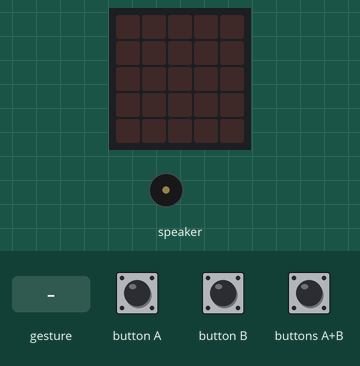
Bench run of a program on a simulated Calliope mini (MakeCode). On the bench: the board's 5×5 LED display, buzzer (waves = sounding). Inputs (shaded band) come from the test bench. A tilt is held for 1.5 s and a shake lasts 1 s, then the board lies face up again.

Above: at 1.2 s.
1.3 s: gesture 'shake'
At 2.1 s:
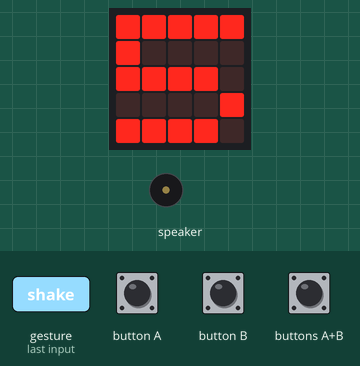
4.3 s: buttons A+B pressed for 0.15 s
At 6.2 s:
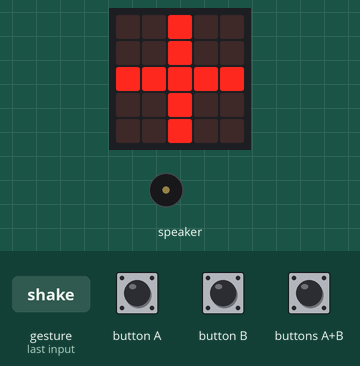
7.4 s: button B pressed for 0.15 s
At 7.9 s:
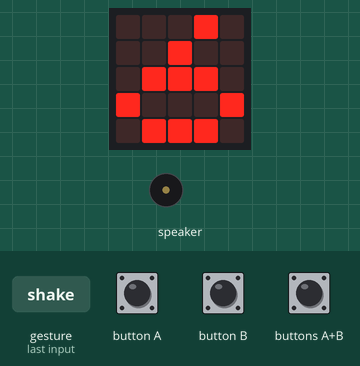
9.0 s: gesture 'shake'
At 11.8 s:
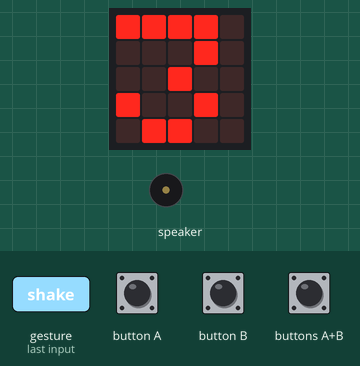
12.0 s: button B pressed for 0.15 s
At 13.5 s:
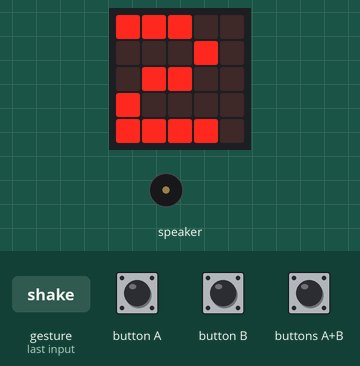
15.1 s: button A pressed for 0.15 s
At 16.58 s:
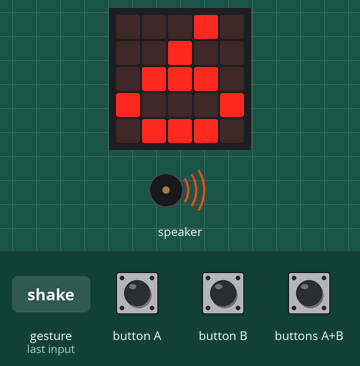
Timing chart, 0 to 19.2 s (numbered marks = the images above; inputs shaded):
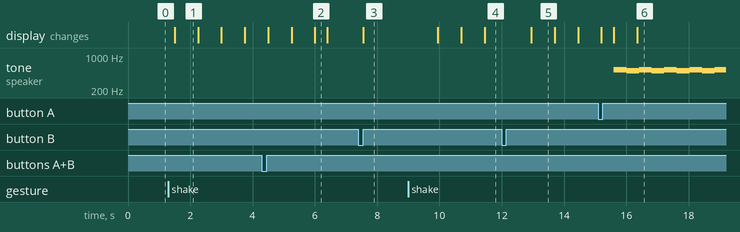

The program:

main.ts
```typescript
input.onButtonEvent(Button.A, input.buttonEventClick(), function () {
    zeit += -1
    countdown += -1
    basic.showString("" + (zeit))
})
input.onButtonEvent(Button.AB, input.buttonEventClick(), function () {
    music.stopMelody(MelodyStopOptions.All)
    ende = 1
})
input.onButtonEvent(Button.B, input.buttonEventClick(), function () {
    zeit += 1
    countdown += 1
    basic.showString("" + (zeit))
})
input.onGesture(Gesture.Shake, function () {
    for (let index = 0; index < zeit + 1; index++) {
        basic.showNumber(countdown)
        countdown += -1
    }
    basic.showLeds(`
        . . # . .
        . . # . .
        # # # # #
        . . # . .
        . . # . .
        `)
    countdown = zeit
    while (ende == 0) {
        music.playMelody("C5 B C5 B C5 B C5 B ", 150)
    }
    basic.showLeds(`
        . . . . .
        . . . . .
        . . . . .
        . . . . .
        . . . . .
        `)
    ende = 0
})
let ende = 0
let countdown = 0
let zeit = 0
zeit = 5
countdown = 5
ende = 0
```

test.ts
```typescript
// Hier kann man Tests durchführen; diese Datei wird nicht kompiliert, wenn dieses Paket als Erweiterung verwendet wird.
```

Measured:
- after the input at 1.3 s, the display: changes after 0.20 s (image 1)
- after the input at 4.3 s, tone on speaker: stays silent (without the input it goes to 523 Hz after 2.1 s)
- after the input at 7.4 s, the display: changes after 0.15 s (image 3)
- after the input at 9.0 s, the display: first changes after 0.95 s (image 4 shows a later state)
- after the input at 12.0 s, tone on speaker: stays silent (without the input it goes to 523 Hz after 2.9 s)
- what the display in image 1 shows lasts 0.8 s, from 1.5 s to 2.3 s
- what the display in image 2 shows lasts 0.4 s, from 6.0 s to 6.4 s
